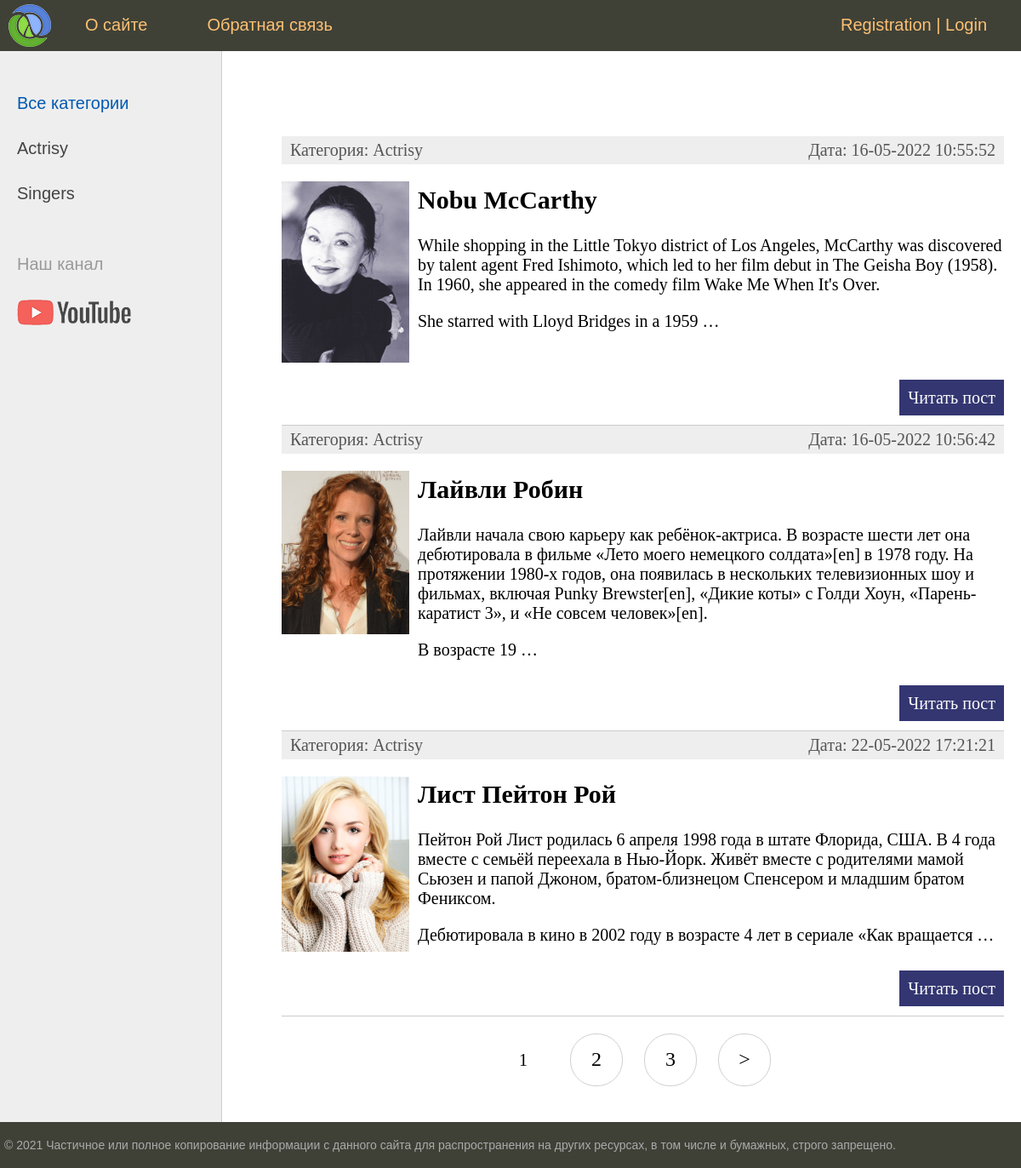
The page / on the database its author committed.
### women/models.py (models this page shows, shortened)
class Category(models.Model):
    name = models.CharField(max_length=100, db_index=True, verbose_name="Категория")
    slug = models.SlugField(max_length=255, unique=True, db_index=True, verbose_name="URL")
    def __str__(self):
        return self.name
    def get_absolute_url(self):
        return reverse('category', kwargs={'cat_slug': self.slug})
    class Meta:
        verbose_name = 'Категория'
        verbose_name_plural = 'Категории'
        ordering = ['id']

class Women(models.Model):
    title = models.CharField(max_length=255, verbose_name="Заголовок")
    slug = models.SlugField(max_length=255, unique=True, db_index=True, verbose_name="URL")
    content = models.TextField(blank=True, verbose_name="Текст статьи")
    photo = models.ImageField(upload_to="photos/%Y/%m/%d/", verbose_name="Фото")
    time_create = models.DateTimeField(auto_now_add=True, verbose_name="Время создания")
    time_update = models.DateTimeField(auto_now=True, verbose_name="Время изменения")
    is_published = models.BooleanField(default=True, verbose_name="Публикация")
    cat = models.ForeignKey('Category', on_delete=models.PROTECT, verbose_name="Категории", related_name='get_posts')
    def get_absolute_url(self):
        return reverse('post', kwargs={'post_slug': self.slug})
    class Meta:
        verbose_name = 'Известные женщины'
        verbose_name_plural = 'Известные женщины'
        ordering = ['id']

### women/views.py (the view)
# urls.py: path('', WomenHome.as_view(), name='home'),
class WomenHome(DataMixin, ListView):
    model = Women
    template_name = 'women/index.html'
    context_object_name = 'posts'
    def get_context_data(self, *, object_list=None, **kwargs):
        context = super().get_context_data(**kwargs)
        c_def = self.get_user_context(title='Home Page')
        return dict(list(context.items()) + list(c_def.items()))
    def get_queryset(self):
        return Women.objects.filter(is_published=True).select_related('cat')

### women/templatetags/women_tags.py (called while the page is built)
@register.simple_tag(name='getcats')
def get_categories(filter=None):
    if not filter:
        return Category.objects.all()
    else:
        return Category.objects.filter(pk=filter)

@register.inclusion_tag('women/list_categories.html')
def show_categories(sort=None, cat_selected=0):
    if not sort:
        cats = Category.objects.all()
    else:
        cats = Category.objects.order_by(sort)
    return {'cats': cats, 'cat_selected': cat_selected}

### women/utils.py (called while the page is built)
    def get_user_context(self, **kwargs):
        context = kwargs
        cats = cache.get('cats')
        if not cats:
            cats = Category.objects.annotate(Count('get_posts'))
            cache.set('cats', cats, 60)
        user_menu = menu.copy()
        if not self.request.user.is_authenticated:
                user_menu.pop(1)
        context['menu'] = user_menu
        context['cats'] = cats
        if 'cat_selected' not in context:
                context['cat_selected'] = 0
        return context

### women/templates/women/index.html (shortened to what this page needs)
{% extends 'women/base.html' %}
{% block content %}
<ul class="list-articles">
	{% for p in posts %}
			<li><div class="article-panel">
	<p class="first">Категория: {{p.cat}}</p>
	<p class="last">Дата: {{p.time_update|date:"d-m-Y H:i:s"}}</p>
</div>
{% if p.photo %}
	<p><img class="img-article-left thumb" src="{{p.photo.url}}"></p>
{% endif %}
				<h2>{{p.title}}</h2>
	{% autoescape on %}
	{{p.content|linebreaks|truncatewords:50}}
	{% endautoescape %}
			<p class="link-read-post"><a href="{{ p.get_absolute_url }}">Читать пост</a></p>
			</li>
	{% endfor %}
</ul>
{% endblock %}

### women/templates/women/base.html (shortened to what this page needs)
{% load static %}
{% load women_tags %}
<!DOCTYPE html>
<html>
<head>
	<link type="text/css" href="{% static 'women/css/styles.css' %}" rel="stylesheet" />
</head>
<body>
<table class="table-page" border=0 cellpadding="0" cellspacing="0">
<tr><td valign=top>
{% block mainmenu %}
		<div class="header">
			<ul id="mainmenu" class="mainmenu">
			<li class="logo"><a href="{% url 'home' %}"><div class="logo"></div></a></li>
{% for m in menu %}
			<li><a href="{% url m.url_name %}">{{m.title}}</a></li>
{% endfor %}
			{% if request.user.is_authenticated %}
			<li class="last"> {{ user.username }} | <a href="{% url 'logout' %}">Logout</a></li>
			{% else %}
	        <li class="last"><a href="{% url 'register' %}">Registration</a> | <a href="{% url 'login' %}">Login</a></li>
			{% endif %}
			</ul>
		</div>
{% endblock mainmenu %}
<table class="table-content" border=0 cellpadding="0" cellspacing="0">
<tr>
	<td valign="top" class="left-chapters">
	<ul id="leftchapters">
{% if cat_selected == 0 %}
		<li class="selected">Все категории</li>
{% else %}
		<li><a href="{% url 'home' %}">Все категории</a></li>
{% endif %}
{% for c in cats %}
{% if c.get_posts__count > 0 %}
	{% if c.pk == cat_selected %}
		<li class="selected">{{c.name}}</li>
	{% else %}
		<li><a href="{{ c.get_absolute_url }}">{{c.name}}</a></li>
	{% endif %}
{% endif %}
{% endfor %}
		<li class="share">
		<p>Наш канал</p>
		<a class="share-yt" href="https://www.youtube.com/channel/UClJzWfGWuGJL2t-3dYKcHTA/playlists" target="_blank" rel="nofollow"></a>
		</li>
	</ul>
</td>
<td valign="top" class="content">
	<div class="content-text">
{% block content %}
{% endblock %}
{% if page_obj.has_other_pages %}
<nav class="list-pages">
	<ul>
		{% for p in paginator.page_range %}
		{% if page_obj.number == p %}
		<li class="page-num page-num-selected">{{ p }}</li>
		{% elif p >= page_obj.number|add:-2 and p <= page_obj.number|add:2 %}
		<li class="page-num">
			<a href="?page={{ p }}">{{ p }}</a>
		</li>
		{% endif %}
		{% endfor %}
{% if page_obj.has_next %}
<li class="page-num">
	<a href="?page={{ page_obj.next_page_number }}">&gt;</a>
</li>
{% endif %}
	</ul>
</nav>
{% endif %}
	</div>
</td></tr></table>
</td></tr>
<tr><td valign=top>
	<div id="footer">
		<p>&copy; 2021 Частичное или полное копирование информации с данного сайта для распространения на других ресурсах, в том числе и бумажных, строго запрещено.</p>
	</div>
</td></tr></table>
</body>
</html>

### women/static/women/css/styles.css (style rules this page uses)
html, body { font-family: 'Arial'; margin: 0; padding: 0; height: 100%; width: 100%; color: #444; }
a { color: #0059b2; text-decoration: none; }
img { max-width: 600px; height: auto; }
img.img-article-left { max-width: 300px; height: auto; float: left; padding: 0 10px 10px 0; }
img.img-article-left.thumb { max-width: 150px; height: auto; }
p.link-read-post { text-align: right; }
p.link-read-post a { padding: 10px; min-width: 100px; background: #333671; color: #fff; text-decoration: none; }
div.article-panel { background: #eee; padding: 5px 10px 5px 10px; box-sizing border-box; overflow: hidden; color: #555; }
div.article-panel p.first { margin: 0; float: left; }
div.article-panel p.last { margin: 0; float: right; }
ul.list-articles { list-style: none; margin: 0; padding: 0; }
ul.list-articles li { border-bottom: 1px solid #ccc; }
.table-page { width: 100%; height: 100%; vertical-align: top; }
.table-page tr { height: 100%; }
.header { background: #3F4137; height: 60px; }
.logo { background: url('../images/logo.png') no-repeat 10px 5px; width: 70px; height: 60px; }
ul.mainmenu { list-style: none; margin: 0; padding: 0; height: 60px; color: #fdc073; font-size: 20px; overflow: hidden; }
ul.mainmenu li { float: left; margin: 18px 40px 0 30px; }
ul.mainmenu li.logo { margin: 0; }
ul.mainmenu li.last { float: right; }
ul.mainmenu li a { color: #fdc073; text-decoration: none; }
.table-content { width: 100%; min-height: 100%; height: 100%; }
.left-chapters { margin: 0; background: #eee; border-right: 1px solid #ccc; min-height: 100%; }
.left-chapters ul { width: 230px; min-height: 100%; margin: 0; padding: 20px 10px 10px 20px; list-style: none; font-size: 20px; }
.left-chapters ul li { margin: 30px 0 0 0; color: #999; }
.left-chapters ul li.selected { color: #0059b2; }
.left-chapters ul li a { color: #444; text-decoration: none; }
.left-chapters ul li.share { margin: 60px 0 0 0; }
.left-chapters ul li.share p { margin: 30px 0 30px 0; }
.left-chapters ul li.share a { display: inline-block; width: 40px; height: 40px; margin: 0 20px 0 0; }
.left-chapters ul li.share a.share-yt { width: 100%; height: 30px; background: url('../images/share_yt.png') no-repeat 0 0 }
.content { padding: 40px 20px 20px 40px; width: 100%; box-sizing: border-box; }
.content-text { margin: 60px 0 0 30px; color: #000; font-size: 20px; font-family: Yandex Sans Display Light; }
#footer { box-sizing: border-box; background: #3F4137; padding: 5px; color: #aaa; font-size: 14px; font-family: Verdana, Geneva, Arial, Helvetica; text-align: left; overflow: hidden; }
.list-pages { text-align: center; margin: 0 0 20px 0; }
.list-pages ul { margin: 20px 0 0 0; padding: 0; list-style: none; }
.list-pages ul li { display: inline-block; margin: 0 20px 0 0; }
.list-pages a { color: #000; font-size: 24px; text-decoration: none; }
.list-pages .page-num, .page-num-selected { display: inline-block; width: 60px; height: 44px; padding: 16px 0 0 0; border: 1px solid #d0d0d0; border-radius: 30px; }
.list-pages .page-num-selected { border: none; color: #000; font-size: 20px; }

### rows shown on the page
Category: name "Actrisy"
Category: name "Singers"
Women: cat "Actrisy", time_update "16-05-2022 10:55:52", photo (picture), title "Nobu McCarthy", content "While shopping in the Little Tokyo district of Los Angeles, McCarthy was discovered by talent agent Fred Ishimoto, which led to her film debut in The Geisha Boy (1958). In 1960, she appeared in the comedy film Wake Me When It's Over. She starred with Lloyd Bridges in a 1959 …"
Women: cat "Actrisy", time_update "16-05-2022 10:56:42", photo (picture), title "Лайвли Робин", content "Лайвли начала свою карьеру как ребёнок-актриса. В возрасте шести лет она дебютировала в фильме «Лето моего немецкого солдата»[en] в 1978 году. На протяжении 1980-х годов, она появилась в нескольких телевизионных шоу и фильмах, включая Punky Brewster[en], «Дикие коты» с Голди Хоун, «Парень-каратист 3», и «Не совсем человек»[en]. В возрасте 19 …"
Women: cat "Actrisy", time_update "22-05-2022 17:21:21", photo (picture), title "Лист Пейтон Рой", content "Пейтон Рой Лист родилась 6 апреля 1998 года в штате Флорида, США. В 4 года вместе с семьёй переехала в Нью-Йорк. Живёт вместе с родителями мамой Сьюзен и папой Джоном, братом-близнецом Спенсером и младшим братом Фениксом. Дебютировала в кино в 2002 году в возрасте 4 лет в сериале «Как вращается …"

### other values the page prints
{{ m.title }} "О сайте" "Обратная связь"
{{ p }} "1"
{{ p }} "2" "3"
